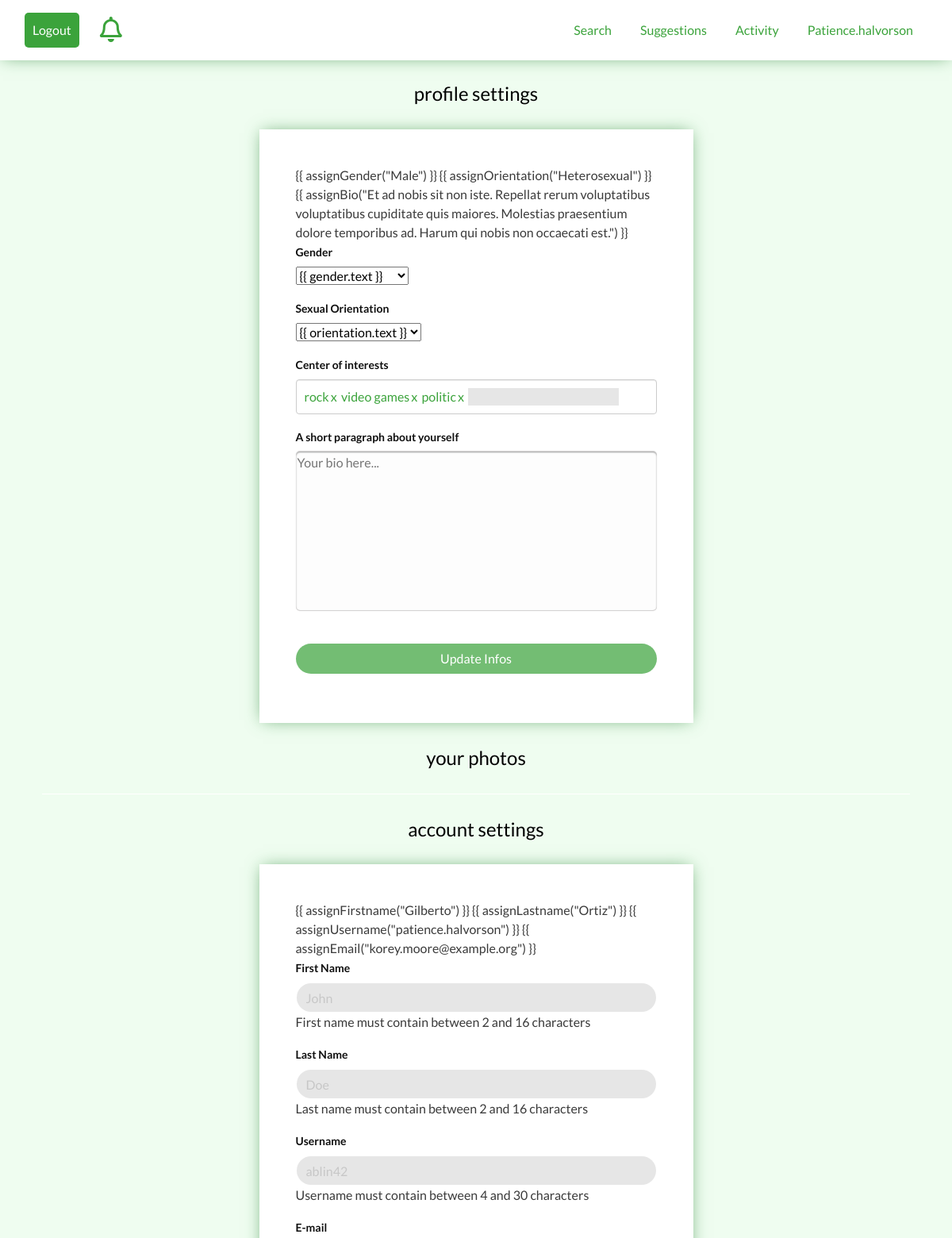
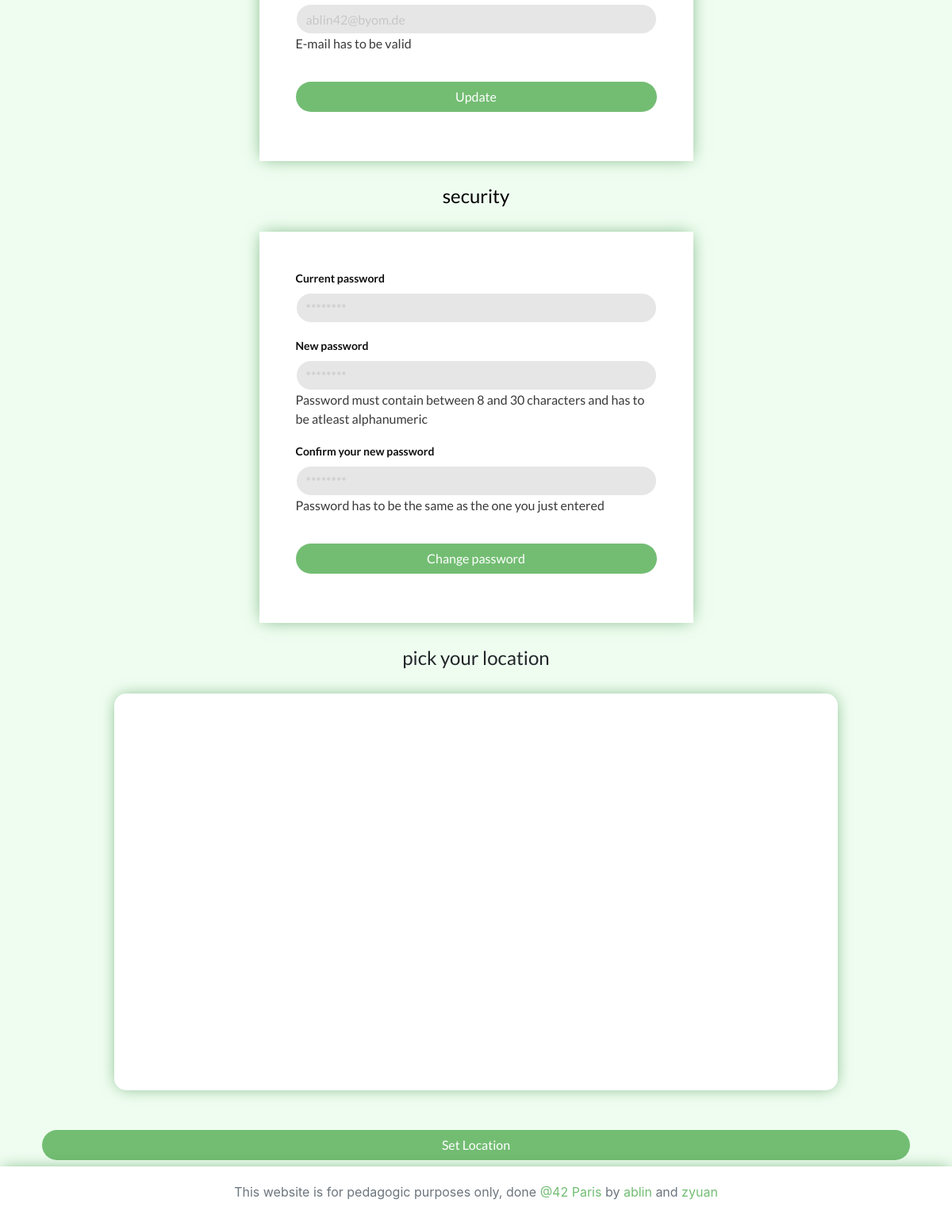
The page /account.php (signed in) on the database its author committed (2 pictures, top to bottom).
### tables this page shows
CREATE TABLE `user_info` (
  `id` int(11) NOT NULL,
  `user_id` int(11) NOT NULL,
  `firstname` varchar(64) NOT NULL,
  `lastname` varchar(64) NOT NULL,
  `birth_year` year(4) DEFAULT NULL,
  `bio` varchar(512) DEFAULT NULL,
  `gender` varchar(128) DEFAULT NULL,
  `orientation` varchar(128) DEFAULT 'Bisexual',
  `last_online` datetime NOT NULL DEFAULT CURRENT_TIMESTAMP
);

CREATE TABLE `user` (
  `id` int(11) NOT NULL,
  `username` varchar(30) NOT NULL,
  `password` varchar(255) NOT NULL,
  `email` varchar(255) NOT NULL,
  `mail_token` varchar(128) DEFAULT NULL,
  `confirmed_token` datetime DEFAULT NULL,
  `password_token` varchar(128) DEFAULT NULL
);

### class/autoloader.php (called while the page is built, shortened)
<?php
class autoloader
{
    static function autoload($class_name)
    {
        if (strpos($class_name, __NAMESPACE__ . '\\') == 0)
        {
            $class_name = str_replace(__NAMESPACE__ . '\\', '', $class_name);
        }
    }
}

### class/database.php (called while the page is built, shortened)
<?php
class database
{
    private $db_user;
    private $db_pass;
    private $dsn;
    private $pdo;
    private static $_instance;
    public function __construct($db_name, $db_host = "localhost", $db_user = "root", $db_pass = "root42")
    {
        $this->db_user = $db_user;
        $this->db_pass = $db_pass;
        $this->dsn = "mysql:dbname={$db_name};host={$db_host}";
    }
    public static function getInstance($db_name)
    {
        if (is_null(self::$_instance))
            self::$_instance = new database($db_name);
        return self::$_instance;
    }
    private function getPDO()
    {
        if ($this->pdo === null)
        {
            $pdo = new PDO($this->dsn, $this->db_user, $this->db_pass);
            $pdo->setAttribute(PDO::ATTR_ERRMODE, PDO::ERRMODE_EXCEPTION);
            $this->pdo = $pdo;
        }
        return $this->pdo;
    }
    public function prepare($statement, $attributes, $one = false, $class_name = null)
    {
        $req = $this->getPDO()->prepare($statement);
        $req->execute($attributes);
        if (strpos($statement, "SELECT") !== false)
        {
            if ($class_name === null)
                $req->setFetchMode(PDO::FETCH_OBJ);
            else
                $req->setFetchMode(PDO::FETCH_CLASS, $class_name);
            if ($one)
                $data = $req->fetch();
            else
                $data = $req->fetchAll();
            return $data;
        }
    }
}

### utils/fetch_account_data.php (called while the page is built, shortened)
<?php
$db = database::getInstance('matcha');
if ($_SESSION['id']) {
    $id = secure_input($_SESSION['id']);
    $req = $db->prepare("SELECT * FROM `user_info` WHERE `user_id` = :user_id", array("user_id" => $id));
    if ($req) {
        foreach ($req as $item) {
            $gender = $item->gender;
            $orientation = $item->orientation;
            $bio = $item->bio;
            $firstname = $item->firstname;
            $lastname = $item->lastname;
        }
    }
    $req = $db->prepare("SELECT * FROM `user` WHERE `id` = :user_id", array("user_id" => $id));
    if ($req) {
        foreach ($req as $item) {
            $username = $item->username;
            $email = $item->email;
        }
    }
}

### utils/functions.php (called while the page is built, shortened)
<?php
function secure_input($data)
{
    $data = trim($data);
    $data = stripslashes($data);
    $data = htmlspecialchars($data);
    return $data;
}

### account.php (the view, shortened to what this page needs)
<!DOCTYPE html>
<html lang="en">
<head>
    <link rel="stylesheet" href="style/bootstrap.css">
    <link rel="stylesheet" href="style/style.css">
    <link rel="stylesheet" href="https://use.fontawesome.com/releases/v5.5.0/css/all.css">
</head>
<body>
<?php
require_once("includes/header.php");
require_once("utils/fetch_account_data.php");
?>
<div class="container mt-5 small-page-wrapper">
    <div class="col-12 p-2">
        <h1 class="account_title">profile settings</h1>
        <div class="container col-lg-6 p-3 mt-3 mb-3 account_container">
            <form id="infos" name="infos" @submit.prevent="processForm" class="register-form my-2 my-lg-0" method="post">
                {{ assignGender(<?= json_encode($gender) ?>) }}
                {{ assignOrientation(<?= json_encode($orientation) ?>) }}
                {{ assignBio(<?= json_encode($bio) ?>) }}
                <div class="form-group">
                    <label for="gender" class="lab">Gender</label><br />
                    <select v-model="selectedGender" required>
                        <option v-for="gender in genderOptions" v-bind:value="gender.value">
                            {{ gender.text }}
                        </option>
                    </select>
                </div>
                <div class="form-group">
                    <label for="orientation" class="lab">Sexual Orientation</label><br />
                    <select v-model="selectedOrientation" required>
                        <option v-for="orientation in orientationOptions" v-bind:value="orientation.value">
                            {{ orientation.text }}
                        </option>
                    </select>
                </div>
                <div class="form-group">
                    <label class="lab">Center of interests</label>
                </div>
                <div class="form-group" id="tests">
                    <label for="bio" class="lab">A short paragraph about yourself</label>
                    <textarea style="width: 100%;" class="text_area" maxlength="512" v-model="bio" placeholder="Your bio here..." required></textarea>
                </div>
                <div class="form-group">
                    <button type="submit" name="submit_infos" class="btn btn-outline-warning btn-sign-in">Update Infos</button>
                </div>
            </form>
        </div>
        <h1 class="account_title">your photos</h1>
        <div id="photos" class="col-lg-12 text-center account_container">
        </div>
        <h1 class="account_title">account settings</h1>
            <div class="container col-lg-6 p-3 mt-3 mb-3 account_container">
                <form id="account" name="account" @submit.prevent="processForm" class="register-form my-2 my-lg-0" method="post">
                    {{ assignFirstname("<?= $firstname ?>") }}
                    {{ assignLastname("<?= $lastname ?>") }}
                    {{ assignUsername("<?= $username ?>") }}
                    {{ assignEmail("<?= $email ?>") }}
                    <div class="form-group">
                        <label for="firstname" class="lab">First Name</label>
                        <input type="text"
                               name="firstname"
                               placeholder="John"
                               id="firstname"
                               class="form-control"
                               maxlength="16"
                               v-model="firstname"
                               :style="{ borderColor: borderColor.firstname }"
                               @blur="validateFirstname"
                               required>
                        <span v-if="errors.firstname">First name must contain between 2 and 16 characters</span>
                    </div>
                    <div class="form-group">
                        <label for="lastname" class="lab">Last Name</label>
                        <input type="text"
                               name="lastname"
                               placeholder="Doe"
                               id="lastname"
                               class="form-control"
                               maxlength="16"
                               v-model="lastname"
                               :style="{ borderColor: borderColor.lastname }"
                               @blur="validateLastname"
                               required>
                        <span v-if="errors.lastname">Last name must contain between 2 and 16 characters</span>
                    </div>
                    <div class="form-group">
                        <label for="username" class="lab">Username</label>
                        <input type="text"
                               name="username"
                               placeholder="ablin42"
                               id="username"
                               class="form-control"
                               maxlength="30"
                               v-model="username"
                               :style="{ borderColor: borderColor.username }"
                               @blur="validateUsername"
                               required>
                        <span v-if="errors.username">Username must contain between 4 and 30 characters</span>
                    </div>
                    <div class="form-group">
                        <label for="email" class="lab">E-mail</label>
                        <input type="email"
                               name="email"
                               placeholder="ablin42@byom.de"
                               id="email" class="form-control"
                               maxlength="255"
                               v-model="email"
                               :style="{ borderColor: borderColor.email }"
                               @blur="validateEmail"
                               required>
                        <span v-if="errors.email">E-mail has to be valid</span>
                    </div>
                    <div class="form-group">
                        <button type="submit" name="submit_account" class="btn btn-outline-warning btn-sign-in">Update</button>
                    </div>
                </form>
        </div>
        <h1 class="account_title">security</h1>
            <div class="container col-lg-6 p-3 mt-3 mb-3 account_container">
                <form id="security" name="security" @submit.prevent="processForm" class="register-form my-2 my-lg-0" method="post">
                    <div class="form-group">
                        <label for="currpw" class="lab">Current password</label>
                        <input type="password"
                               name="currpw"
                               placeholder="********"
                               id="currpw"
                               class="form-control"
                               maxlength="30"
                               v-model="currpw"
                               required>
                    </div>
                    <div class="form-group">
                        <label for="password" class="lab">New password</label>
                        <input type="password"
                               name="password"
                               placeholder="********"
                               id="password"
                               class="form-control"
                               maxlength="30"
                               v-model="password"
                               :style="{ borderColor: borderColor.password }"
                               @blur="validatePassword"
                               required>
                        <span v-if="errors.password">Password must contain between 8 and 30 characters and has to be atleast alphanumeric</span>
                    </div>
                    <div class="form-group">
                        <label for="password2" class="lab">Confirm your new password</label>
                        <input type="password"
                               name="password2"
                               placeholder="********"
                               id="password2"
                               class="form-control"
                               maxlength="30"
                               v-model="password2"
                               :style="{ borderColor: borderColor.password2 }"
                               @blur="validatePassword2"
                               required>
                        <span v-if="errors.password2">Password has to be the same as the one you just entered</span>
                    </div>
                    <div class="form-group">
                        <button type="submit" name="submit_account" class="btn btn-outline-warning btn-sign-in">Change password</button>
                    </div>
                </form>
            </div>
        <h3 class="account_title">pick your location</h3>
        <div class="col-10 offset-1 map-wrapper account_container">
        </div>
        <form id="location" name="location" @submit.prevent="processLocation" class="my-2 my-lg-0" method="post">
            <button type="submit" name="submit_infos" class="btn btn-outline-warning btn-sign-in">Set Location</button>
        </form>
    </div>
</div>
<?php
require_once("includes/footer.php");
?>
</body>
</html>

### style/style.css (style rules this page uses)
body { background-color: rgb(239, 253, 240); }
html { min-width: 450px; min-height: 250px; }
.container { margin-top: 8%!important; }
textarea { border-radius: 5px; }
.map-wrapper { min-height: 500px; overflow: hidden; position: relative; border-radius: 15px; font-family: Lato; font-size: 16px; color: rgb(58, 58, 58); margin-top: 30px!important; margin-bottom: 30px!important; background-color: #ffffff; -webkit-box-shadow: 0 0 20px -4px rgba(58, 141, 69, 0.75); -moz-box-shadow: 0 0 20px -4px rgba(58, 141, 69, 0.75); box-shadow: 0 0 20px -4px rgba(58, 141, 69, 0.75); }
h1, h2, h3, h4, h5, h6 { text-align: center; font-family: 'Titillium Web', sans-serif; font-weight: 500; word-break: break-word; }
h1 { color: black; font-family: Lato; font-weight: 300; }
.small-page-wrapper { min-height: calc(100vh - 175px); }
.btn-sign-in { width: 100%; background-color: rgb(115, 189, 115); border-radius: 20px; color: white; border: 1px solid transparent; font-family: Lato; margin-top: 20px; text-overflow: ellipsis; overflow: hidden; }
.btn { min-width: 60px; }
.form-control { background-color: white; border: 1px solid transparent; border-radius: 30px; color: rgb(48, 48, 48); }
.form-group input { background-color: rgb(230, 230, 230); }
.form-group input::placeholder { color: rgb(199, 199, 199); }
.register-form { border-radius: 15px; padding: 30px; background-color: #ffffff; }
.lab { color: #0f0f0f; font-family: Lato; font-size: 14px; font-weight: bold; }
.text_area { width: 100%; resize: none; min-height: 200px; background-color:rgb(253, 253, 253); outline: none; border: none; box-shadow: inset 0 1px 2px rgba(0, 0, 0, .39), 0 -1px 1px #d4d2d2, 0 1px 0 #d4d2d2; }
.account_container { font-family: Lato; font-size: 16px; color: rgb(58, 58, 58); margin-top: 30px!important; margin-bottom: 30px!important; background-color: #ffffff; -webkit-box-shadow: 0 0 20px -4px rgba(58, 141, 69, 0.75); -moz-box-shadow: 0 0 20px -4px rgba(58, 141, 69, 0.75); box-shadow: 0 0 20px -4px rgba(58, 141, 69, 0.75); }
.account_title { font-family: Lato; font-size: 24px; font-weight: 400; }

### rows shown on the page
user_info: gender "\"Male\"", orientation "\"Heterosexual\"", bio "\"Et ad nobis sit non iste. Repellat rerum voluptatibus voluptatibus cupiditate quis maiores. Molestias praesentium dolore temporibus ad. Harum qui nobis non occaecati est.\"", firstname "Gilberto", lastname "Ortiz"
user: username "patience.halvorson", email "korey.moore@example.org"

### other values the page prints
$_SESSION['username'] "Patience.halvorson"
